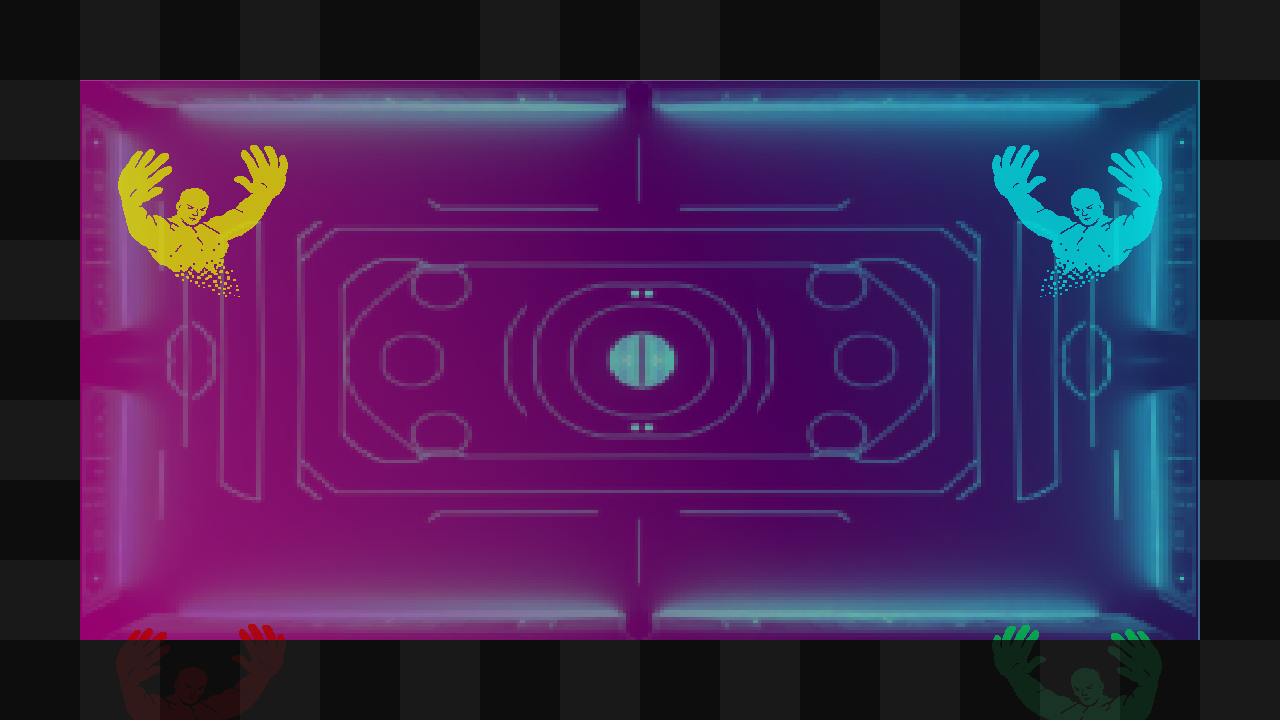

Rendered tile map (Tiled .tmx) drawn with the repository's tilesets; below, a short description and the map source with its tile grids summarised:
An orthogonal 16x9 tile map with 80x80 px tiles, 1 tile layer (ground), 5 image layers and 22 objects (4x enemy-spawner).

<map version="1.10" tiledversion="1.10.1" orientation="orthogonal" renderorder="right-down" width="16" height="9" tilewidth="80" tileheight="80" infinite="0" nextlayerid="10" nextobjectid="71">
 <tileset firstgid="1" source="tileset80x80.tsx" />
 <imagelayer id="4" name="background" offsetx="80" offsety="80">
  <image source="floor-tron_00.png" width="1120" height="560" />
 </imagelayer>
 <imagelayer id="6" name="GG Green" opacity="0.8" offsetx="980" offsety="580">
  <image source="game-genie-green-left.png" width="200" height="200" />
 </imagelayer>
 <imagelayer id="8" name="GG Cyan" opacity="0.8" offsetx="980" offsety="100">
  <image source="game-genie-cyan-left.png" width="200" height="200" />
 </imagelayer>
 <imagelayer id="7" name="GG Yellow" opacity="0.8" offsetx="100" offsety="100">
  <image source="game-genie-yellow.png" width="200" height="200" />
 </imagelayer>
 <imagelayer id="5" name="GG Red" opacity="0.8" offsetx="98.8153" offsety="579.784">
  <image source="game-genie-red.png" width="200" height="200" />
 </imagelayer>
 <layer id="1" name="ground" width="16" height="9">
  <data>[144 cells, 46 non-empty, 5 distinct tile ids]</data>
 </layer>
 <objectgroup id="2" name="collision">
  <object id="9" x="80" y="80">
   <polyline points="0,0 1120,0" />
  </object>
  <object id="10" x="1200" y="80">
   <polyline points="0,0 0,560" />
  </object>
  <object id="11" x="1200" y="640">
   <polyline points="0,0 -1120,0" />
  </object>
  <object id="12" x="80" y="640">
   <polyline points="0,0 0,-560" />
  </object>
 </objectgroup>
 <objectgroup id="3" name="objects">
  <object id="37" template="peg.tx" x="110" y="108" />
  <object id="39" template="peg.tx" x="870" y="362" />
  <object id="41" template="peg.tx" x="371" y="368.667" width="20" height="20.3333" />
  <object id="42" template="peg.tx" x="109" y="592" />
  <object id="43" template="peg.tx" x="1153.17" y="111.12" />
  <object id="47" template="peg.tx" x="630" y="112" />
  <object id="59" template="peg.tx" x="630" y="589" />
  <object id="49" template="peg.tx" x="1151" y="593" />
  <object id="54" x="160" y="560" width="80" height="80">
   <properties>
    <property name="color" value="red" />
    <property name="type" value="goal" />
   </properties>
  </object>
  <object id="56" x="160" y="80" width="80" height="80">
   <properties>
    <property name="color" value="yellow" />
    <property name="type" value="goal" />
   </properties>
  </object>
  <object id="58" x="1040" y="560" width="80" height="80">
   <properties>
    <property name="color" value="green" />
    <property name="type" value="goal" />
   </properties>
  </object>
  <object id="57" x="1040" y="80" width="80" height="80">
   <properties>
    <property name="color" value="cyan" />
    <property name="type" value="goal" />
   </properties>
  </object>
  <object id="65" template="cargo-spawner.tx" x="520" y="320" />
  <object id="66" template="cargo-spawner.tx" x="680" y="320" />
  <object id="67" name="enemy-spawner" x="600" y="160" width="80" height="80">
   <properties>
    <property name="enemy" value="cargo_eater" />
    <property name="type" value="enemy-spawner" />
   </properties>
  </object>
  <object id="68" name="enemy-spawner" x="120" y="360" width="80" height="80">
   <properties>
    <property name="enemy" value="attract" />
    <property name="type" value="enemy-spawner" />
   </properties>
  </object>
  <object id="69" name="enemy-spawner" x="1080" y="360" width="80" height="80">
   <properties>
    <property name="enemy" value="repulse" />
    <property name="type" value="enemy-spawner" />
   </properties>
  </object>
  <object id="70" name="enemy-spawner" x="600" y="480" width="80" height="80">
   <properties>
    <property name="enemy" value="invader" />
    <property name="type" value="enemy-spawner" />
   </properties>
  </object>
 </objectgroup>
</map>
